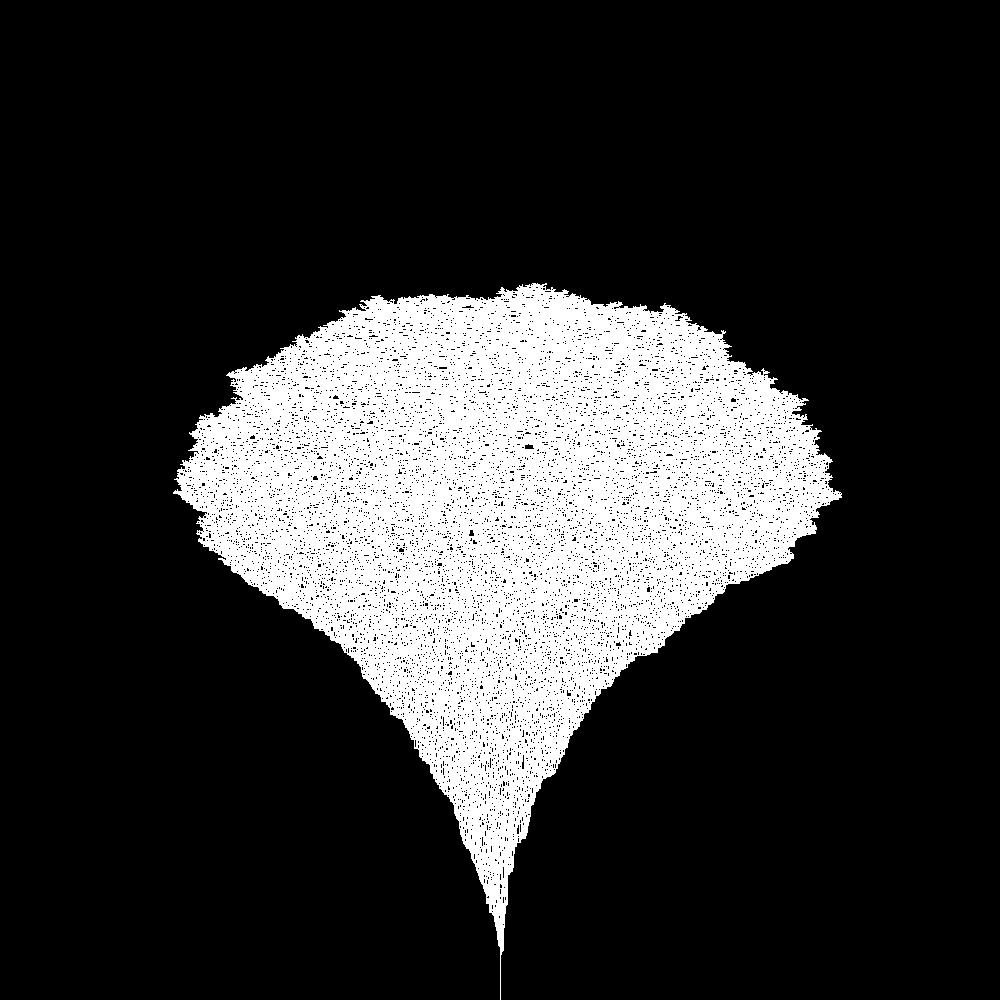

Write the Python code that produced this figure.
from PIL import Image as im, ImageDraw as imdraw
import numpy as np
import random

random.seed()
version = random.randint(1, 2)


def main(w, h, n):
    im1 = im.new('1', (w, h))
    x = w // 2
    y = h - 1
    pointlist = [(x, y)]
    im1.putpixel((x, y), 1)
    while len(pointlist) in range(1, n):
        # while len(pointlist) > 0 and len(pointlist) < route_count:
        r = random.randint(0, len(pointlist) - 1)
        x, y = pointlist[r]
        rr = random.randint(0, h)
        if rr < y:
            u = x
            v = y - 1
        else:
            if version == 1:
                u = x + 2 * random.randint(0, 1) - 1
                v = y
            else:
                z = []
                for (u, v) in [(x - 1, y), (x + 1, y)]:
                    if im1.getpixel((u, v)) == 0:
                        z.append((u, v))
                if len(z) > 0:
                    (u, v) = z[random.randint(0, len(z) - 1)]
        if u in range(0, w) and v in range(0, h):
            if im1.getpixel((u, v)) == 0:
                pointlist.append((u, v))
                im1.putpixel((u, v), 1)
            else:
                pointlist.remove((x, y))

    im1.show()
    im1.save("randsejtfa_sovany11.jpg")

w = 1000
main(w, w, 1600)
